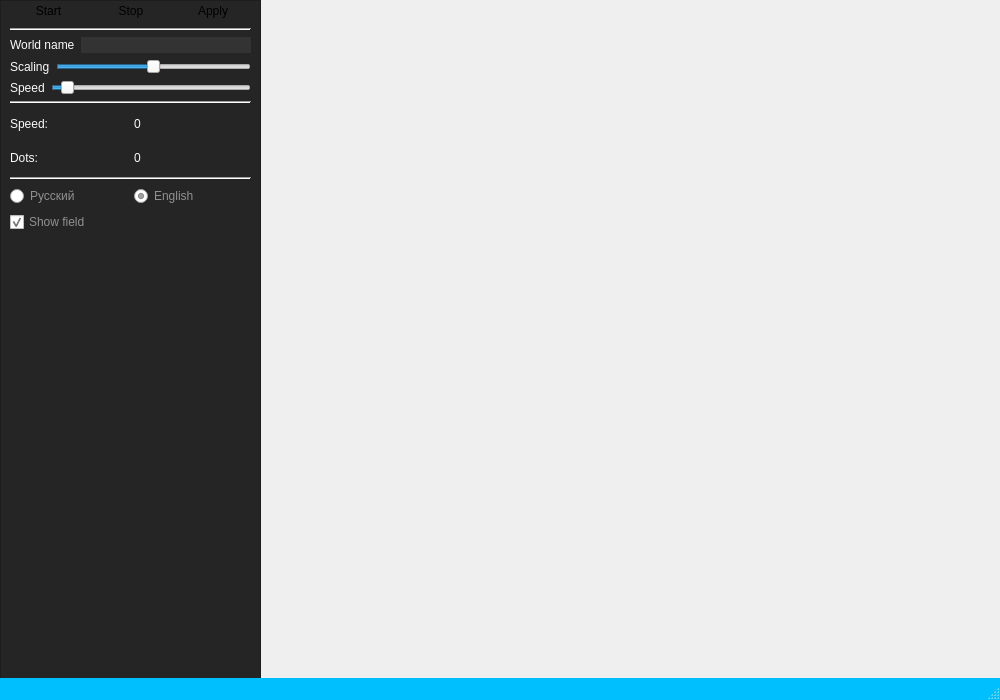
<?xml version="1.0" encoding="UTF-8"?>
<ui version="4.0">
 <class>window</class>
 <widget class="QMainWindow" name="window">
  <property name="geometry">
   <rect>
    <x>0</x>
    <y>0</y>
    <width>1000</width>
    <height>700</height>
   </rect>
  </property>
  <property name="minimumSize">
   <size>
    <width>1000</width>
    <height>700</height>
   </size>
  </property>
  <property name="maximumSize">
   <size>
    <width>1000</width>
    <height>700</height>
   </size>
  </property>
  <property name="windowTitle">
   <string>window</string>
  </property>
  <widget class="QWidget" name="centralwidget">
   <widget class="QFrame" name="edit_panel">
    <property name="geometry">
     <rect>
      <x>0</x>
      <y>0</y>
      <width>261</width>
      <height>681</height>
     </rect>
    </property>
    <property name="styleSheet">
     <string notr="true">#edit_panel{
background-color:#252525;
}</string>
    </property>
    <property name="frameShape">
     <enum>QFrame::StyledPanel</enum>
    </property>
    <property name="frameShadow">
     <enum>QFrame::Raised</enum>
    </property>
    <widget class="QWidget" name="">
     <property name="geometry">
      <rect>
       <x>10</x>
       <y>0</y>
       <width>241</width>
       <height>232</height>
      </rect>
     </property>
     <layout class="QVBoxLayout" name="verticalLayout_4">
      <item>
       <layout class="QVBoxLayout" name="verticalLayout_3">
        <item>
         <layout class="QHBoxLayout" name="horizontalLayout_7">
          <item>
           <widget class="QPushButton" name="start_btn">
            <property name="styleSheet">
             <string notr="true">background-color:#303030;
color: #FAFAFA;

QPushButton::disabled{
	background-color:#252525;
}</string>
            </property>
            <property name="text">
             <string>Start</string>
            </property>
            <property name="flat">
             <bool>true</bool>
            </property>
           </widget>
          </item>
          <item>
           <widget class="QPushButton" name="stop_btn">
            <property name="styleSheet">
             <string notr="true">background-color:#303030;
color: #FAFAFA;

QPushButton::disabled{
	background-color:#252525;
}</string>
            </property>
            <property name="text">
             <string>Stop</string>
            </property>
            <property name="flat">
             <bool>true</bool>
            </property>
           </widget>
          </item>
          <item>
           <widget class="QPushButton" name="apply_btn">
            <property name="styleSheet">
             <string notr="true">background-color:#303030;
color: #FAFAFA;

QPushButton::disabled{
	background-color:#252525;
}</string>
            </property>
            <property name="text">
             <string>Apply</string>
            </property>
            <property name="flat">
             <bool>true</bool>
            </property>
           </widget>
          </item>
         </layout>
        </item>
        <item>
         <widget class="Line" name="line_3">
          <property name="orientation">
           <enum>Qt::Horizontal</enum>
          </property>
         </widget>
        </item>
        <item>
         <layout class="QVBoxLayout" name="verticalLayout">
          <item>
           <layout class="QHBoxLayout" name="horizontalLayout">
            <item>
             <widget class="QLabel" name="world_name_label">
              <property name="styleSheet">
               <string notr="true">color:#FAFAFA;</string>
              </property>
              <property name="text">
               <string>World name</string>
              </property>
             </widget>
            </item>
            <item>
             <widget class="QLineEdit" name="world_name_edit">
              <property name="styleSheet">
               <string notr="true">#world_name_edit{
background-color: #333333;
border-radius: 0px;
color:#FAFAFA;
text-align: center;
}</string>
              </property>
              <property name="text">
               <string/>
              </property>
             </widget>
            </item>
           </layout>
          </item>
          <item>
           <layout class="QHBoxLayout" name="horizontalLayout_2">
            <item>
             <widget class="QLabel" name="scaling_label">
              <property name="styleSheet">
               <string notr="true">color:#FAFAFA;</string>
              </property>
              <property name="text">
               <string>Scaling</string>
              </property>
             </widget>
            </item>
            <item>
             <widget class="QSlider" name="scaling_edit">
              <property name="styleSheet">
               <string notr="true"/>
              </property>
              <property name="maximum">
               <number>200</number>
              </property>
              <property name="value">
               <number>100</number>
              </property>
              <property name="orientation">
               <enum>Qt::Horizontal</enum>
              </property>
             </widget>
            </item>
           </layout>
          </item>
          <item>
           <layout class="QHBoxLayout" name="horizontalLayout_3">
            <item>
             <widget class="QLabel" name="speed_label">
              <property name="styleSheet">
               <string notr="true">color:#FAFAFA;</string>
              </property>
              <property name="text">
               <string>Speed</string>
              </property>
             </widget>
            </item>
            <item>
             <widget class="QSlider" name="speed_edit">
              <property name="maximum">
               <number>200</number>
              </property>
              <property name="value">
               <number>10</number>
              </property>
              <property name="orientation">
               <enum>Qt::Horizontal</enum>
              </property>
             </widget>
            </item>
           </layout>
          </item>
         </layout>
        </item>
        <item>
         <widget class="Line" name="line">
          <property name="orientation">
           <enum>Qt::Horizontal</enum>
          </property>
         </widget>
        </item>
        <item>
         <layout class="QVBoxLayout" name="verticalLayout_2">
          <item>
           <layout class="QHBoxLayout" name="horizontalLayout_4">
            <item>
             <widget class="QLabel" name="speed_text_label">
              <property name="styleSheet">
               <string notr="true">color: #FAFAFA;
</string>
              </property>
              <property name="text">
               <string>Speed:</string>
              </property>
             </widget>
            </item>
            <item>
             <widget class="QLabel" name="speed_value_label">
              <property name="styleSheet">
               <string notr="true">color: #FAFAFA;
</string>
              </property>
              <property name="text">
               <string>0</string>
              </property>
             </widget>
            </item>
           </layout>
          </item>
          <item>
           <layout class="QHBoxLayout" name="horizontalLayout_6">
            <item>
             <widget class="QLabel" name="dots_label">
              <property name="styleSheet">
               <string notr="true">color: #FAFAFA;
</string>
              </property>
              <property name="text">
               <string>Dots:</string>
              </property>
             </widget>
            </item>
            <item>
             <widget class="QLabel" name="dots_value_label">
              <property name="styleSheet">
               <string notr="true">color: #FAFAFA;
</string>
              </property>
              <property name="text">
               <string>0</string>
              </property>
             </widget>
            </item>
           </layout>
          </item>
         </layout>
        </item>
        <item>
         <widget class="Line" name="line_2">
          <property name="orientation">
           <enum>Qt::Horizontal</enum>
          </property>
         </widget>
        </item>
        <item>
         <layout class="QHBoxLayout" name="horizontalLayout_5">
          <item>
           <widget class="QRadioButton" name="russian_lang">
            <property name="styleSheet">
             <string notr="true">color:#909090</string>
            </property>
            <property name="text">
             <string>Русский</string>
            </property>
            <property name="checked">
             <bool>false</bool>
            </property>
           </widget>
          </item>
          <item>
           <widget class="QRadioButton" name="english_lang">
            <property name="styleSheet">
             <string notr="true">color:#909090</string>
            </property>
            <property name="text">
             <string>English</string>
            </property>
            <property name="checked">
             <bool>true</bool>
            </property>
           </widget>
          </item>
         </layout>
        </item>
        <item>
         <widget class="QCheckBox" name="checkBox">
          <property name="styleSheet">
           <string notr="true">color:#909090;</string>
          </property>
          <property name="text">
           <string>Show field</string>
          </property>
          <property name="checked">
           <bool>true</bool>
          </property>
         </widget>
        </item>
       </layout>
      </item>
     </layout>
    </widget>
   </widget>
  </widget>
  <widget class="QMenuBar" name="menubar">
   <property name="geometry">
    <rect>
     <x>0</x>
     <y>0</y>
     <width>1000</width>
     <height>20</height>
    </rect>
   </property>
   <property name="styleSheet">
    <string notr="true">#menubar{
background-color: #202020;
color: #FAFAFA;
}</string>
   </property>
  </widget>
  <widget class="QStatusBar" name="statusbar">
   <property name="styleSheet">
    <string notr="true">#statusbar{
background-color:#00bfff;
color: #FAFAFA;
font-weight: bold;
}</string>
   </property>
  </widget>
 </widget>
 <resources/>
 <connections/>
</ui>
